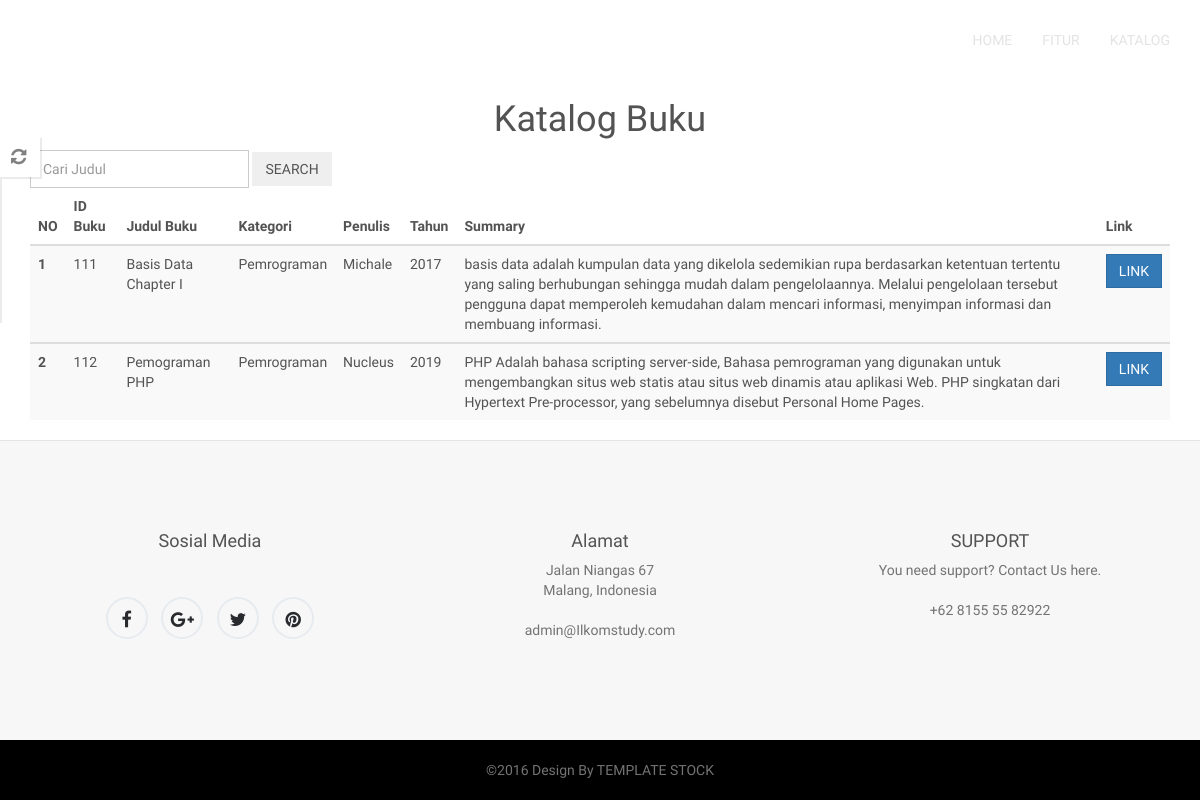
The page /public/katalog on the database its author committed.
### tables this page shows
CREATE TABLE `book` (
  `bukuID` int(5) NOT NULL,
  `judul` varchar(35) NOT NULL,
  `penulis` varchar(35) NOT NULL,
  `kategori` varchar(15) NOT NULL,
  `tahun` year(4) NOT NULL,
  `summary` text DEFAULT NULL,
  `link` varchar(200) DEFAULT NULL
);

### app/core/Controller.php (called while the page is built, shortened)
<?php
class Controller{
    public function view($view, $data = [])
    {
        require_once '../app/views/' . $view . '.php';
    }
    public function model($model)
    {
        return new $model;
    }
}

### app/controllers/Katalog.php (called while the page is built)
<?php
class Katalog extends Controller {
    public function index()
    {
        $data['kat'] = $this->model('Katalog_model')->getAllKatalog();
        $this->view('templates/header');
        $this->view('katalog/index',$data);
        $this->view('templates/footer');
    }
}

### app/core/App.php (called while the page is built, shortened)
<?php
class App{
    protected $method = 'index';
    protected $params = [];
    public function __construct()
    {
        $this->controller = new $this->controller;
        call_user_func_array([$this->controller, $this->method], $this->params);
    }
}

### public/index.php (called while the page is built, shortened)
<?php
$app = new App;

### app/core/Database.php (called while the page is built, shortened)
<?php
class Database {
    private $host = DB_HOST;
    private $user = DB_USER;
    private $pass = DB_PASS;
    private $db_name = DB_NAME;
    private $dbh;
    private $stmt;
    public function __construct()
    {
        $dsn = 'mysql:host=' . $this->host . ';dbname=' . $this->db_name;
        $option = [
            PDO::ATTR_PERSISTENT => true,
            PDO::ATTR_ERRMODE => PDO::ERRMODE_EXCEPTION
        ];
        try {
            $this->dbh = new PDO($dsn, $this->user,$this->pass,$option);
        } catch(PDOException$e){
            die($e->getMessage());
        }
    }
    public function query($query){
        $this->stmt = $this->dbh->prepare($query);
    }
    public function execute()
    {
        $this->stmt->execute();
    }
    public function resultSet()
    {
        $this->execute();
        return $this->stmt->fetchAll(PDO::FETCH_ASSOC);
    }
}

### app/models/Katalog_model.php (called while the page is built, shortened)
<?php
class Katalog_model {
    private $table = 'book';
    private $db;
    public function __construct()
    {
        $this->db = new Database;
    }
    public function getAllKatalog(){
        $this->db->query('SELECT * FROM ' . $this->table);
        return $this->db->resultSet();
    }
}

### app/views/katalog/index.php (the view, shortened to what this page needs)
<body data-spy="scroll" data-offset="80">
  <nav class="navbar navbar-default navbar-fixed-top navbar-custom">
    <div class="container">
      <div class="navbar-header">
        <a class="navbar-brand" href="http://localhost/ilkomstudy/public/home">Ilkomstudy</a>
      </div>
      <div class="collapse navbar-collapse" id="bs-example-navbar-collapse-1">
        <ul class="nav navbar-nav navbar-right">
          <li><a href="http://localhost/ilkomstudy/public/home">Home</a></li>
          <li><a href="#services">Fitur</a></li>
          <li><a href="#">Katalog</a></li>
        </ul>
      </div>
    </div>
  </nav>
<br><br><br><br>
<div class="container">
    <h1 class="text-center">Katalog Buku</h1>
    <form class="form-inline my-2 my-lg-0" action="https://localhost/ilkomstudy/public/cari" method="POST">
      <input class="form-control mr-sm-2 " placeholder="Cari Judul" type="text" name="judul">
      <button class="btn btn-outline-success my-2 my-sm-0" type="submit">Search</button>
      </form>
    <table class="table table-striped">
        <thead class="thead-dark">
          <tr>
            <th scope="col">NO</th>
            <th scope="col">ID Buku</th>
            <th scope="col">Judul Buku</th>
            <th scope="col">Kategori</th>
            <th scope="col">Penulis</th>
            <th scope="col">Tahun</th>
            <th scope="col">Summary</th>
            <th scope="col">Link</th>
          </tr>
        </thead>
        <tbody>
        <?php $i=1;?>
        <?php foreach($data['kat'] as $kat) :?>
          <tr>
            <th scope="row"><?php echo $i?></th>
            <td><?= $kat['bukuID'];?></td>
            <td><?= $kat['judul'];?></td>
            <td><?= $kat['kategori'];?></td>
            <td><?= $kat['penulis'];?></td>
            <td><?= $kat['tahun'];?></td>
            <td><?= $kat['summary'];?></td>
            <td><a class="btn btn-primary" href="<?= $kat['link'];?>" role="button">Link</a></td>
            <?php $i++?>
          </tr>
        </tbody>
        <?php endforeach;?>
      </table>
</div>
</body>

### app/views/templates/header.php (shortened to what this page needs)
<!DOCTYPE html>
<html lang="en">
<head>
  <link rel="stylesheet" href="css/bootstrap.min.css"/>
  <link rel="stylesheet" href="css/styles.css"/>
  <link rel="stylesheet" href="css/font-awesome.min.css"/>
  <link href="css/component.css" rel="stylesheet">
  <link href="css/owl.carousel.css" rel="stylesheet" type="text/css" media="screen">
  <link href="css/owl.theme.css" rel="stylesheet" type="text/css" media="screen">
  <link rel="stylesheet" href="css/style.css"/>
  <link rel="stylesheet" type="text/css" href="css/green.css" media="screen" id="color-opt" />
</head>

### app/views/templates/footer.php (shortened to what this page needs)
<footer id="footer">
      <div class="footer-widgets-wrap">
        <div class="container text-center">
          <div class="row">
            <div class="col-sm-4 col-md-4">
              <div class="footer-content">
                <h4>Sosial Media</h4>
                <div class="footer-socials">
                  <a href="#"><i class="fa fa-facebook"></i></a>
                  <a href="#"><i class="fa fa-google-plus"></i></a>
                  <a href="#"><i class="fa fa-twitter"></i></a>
                  <a href="#"><i class="fa fa-pinterest"></i></a>
                </div>
              </div>
            </div>
            <div class="col-sm-4 col-md-4">
              <div class="footer-content">
                <h4>Alamat</h4>
                <p>Jalan Niangas 67<br>
                Malang, Indonesia</p>
                <p>admin@Ilkomstudy.com</p>
              </div>
            </div>
            <div class="col-sm-4 col-md-4">
              <div class="footer-content">
                <h4>SUPPORT</h4>
                <p>You need support? Contact Us here.</p>
                <p>+62 8155 55 82922 </p>
              </div>
            </div>
          </div>
        </div>
      </div>
      <div class="footer-bottom text-center">
        <p>©2016 Design By <a href="http://templatestock.co">TEMPLATE STOCK</a></p>
      </div>
    </footer>
    <div id="style-switcher" style="left: 0px;">
        <div class="bottom">
            <a href="#" class="settings"><i class="fa fa-refresh fa-spin"></i></a>
        </div>
    </div>
  </body>
</html>

### public/css/component.css (style rules this page uses)
.container { min-height: 100%; }

### public/css/style.css (style rules this page uses)
html,body { height: 100%; }
body { font-family: 'Signika Negative', sans-serif; font-weight: 400; color: #535353; }
*,*:before,*:after { -webkit-box-sizing: border-box; -moz-box-sizing: border-box; box-sizing: border-box; }
a { color: inherit; }
p { color: #737373; }
h1,h2,h3,h4,h5,h6,p { font-family: 'Signika Negative', sans-serif; }
.btn { font-size: 14px; font-family: 'Signika Negative', sans-serif; text-transform: uppercase; border-radius: 0; }
.form-control { box-shadow: none; -webkit-box-shadow: none; border-radius: 0px; height: 38px; }
.navbar-custom { background: transparent; margin-bottom: 0px; z-index: 1000; border: none; color: #333; position: fixed; transition: background-color 1s ease-in-out, border 1s ease-in-out; -moz-transition: background-color 1s ease-in-out, border 1s ease-in-out; -webkit-transition: background-color 1s ease-in-out, border 1s ease-in-out; -o-transition: background-color 1s ease-in-out, border 1s ease-in-out; }
.navbar-custom .navbar-brand,.navbar-custom .navbar-brand:hover { color: #ffffff; padding: 30px 15px; font-size: 22px; font-weight: 700; font-family: 'Kameron', serif; }
.navbar-custom .nav { padding: 15px 0px; }
.navbar-custom .navbar-nav>li>a { color: #e3e3e3; font-size: 14px; text-transform: uppercase; }
footer p { margin-bottom: 20px; }
#footer { padding: 40px 0px 0px 0px; background-color: #f7f7f7; border-top: 1px solid #e4e4e4; }
.footer-content { padding: 40px 0px 80px; }
.footer-bottom { background-color: #000; color: #a1a1a1; padding: 20px 0px 1px; }
.footer-socials { position: relative; margin: 47px 0px 20px 0px; text-align: center; }
.footer-socials a { display: inline-block; }
.footer-socials i { width: 42px; height: 42px; line-height: 42px; background: transparent; border: 2px solid #E7EBEF; margin: 0px auto; position: relative; display: inline-block; margin: 0px 5px; border-radius: 50%; text-align: center; font-size: 18px; color: #282A2E; }
#style-switcher { background: none repeat scroll 0 0 #FFFFFF; box-shadow: 2px 2px 0 0 rgba(0, 0, 0, 0.08); left: -189px; position: fixed; top: 17%; width: 189px; z-index: 9999; padding: 10px 5px; }
#style-switcher div { padding: 5px 10px; }
#style-switcher .bottom { background: none repeat scroll 0 0 #FFFFFF; color: #252525; padding: 0; }
#style-switcher .bottom a.settings { background: none repeat scroll 0 0 #FFFFFF; box-shadow: 2px 2px 0 0 rgba(0, 0, 0, 0.08); display: block; height: 41px; position: absolute; right: -40px; top: 0; width: 40px; padding: 3px; }
#style-switcher .bottom a { text-decoration: none; }
#style-switcher .bottom a.settings i { margin-left: 8px; color: gray; font-size: 18px; position: absolute; margin-top: 9px; }

### rows shown on the page
book: bukuID "111", judul "Basis Data Chapter I", kategori "Pemrograman", penulis "Michale", tahun "2017", summary "basis data adalah kumpulan data yang dikelola sedemikian rupa berdasarkan ketentuan tertentu yang saling berhubungan sehingga mudah dalam pengelolaannya. Melalui pengelolaan tersebut pengguna dapat memperoleh kemudahan dalam mencari informasi, menyimpan informasi dan membuang informasi."
book: bukuID "112", judul "Pemograman PHP", kategori "Pemrograman", penulis "Nucleus", tahun "2019", summary "PHP Adalah bahasa scripting server-side, Bahasa pemrograman yang digunakan untuk mengembangkan situs web statis atau situs web dinamis atau aplikasi Web. PHP singkatan dari Hypertext Pre-processor, yang sebelumnya disebut Personal Home Pages."
